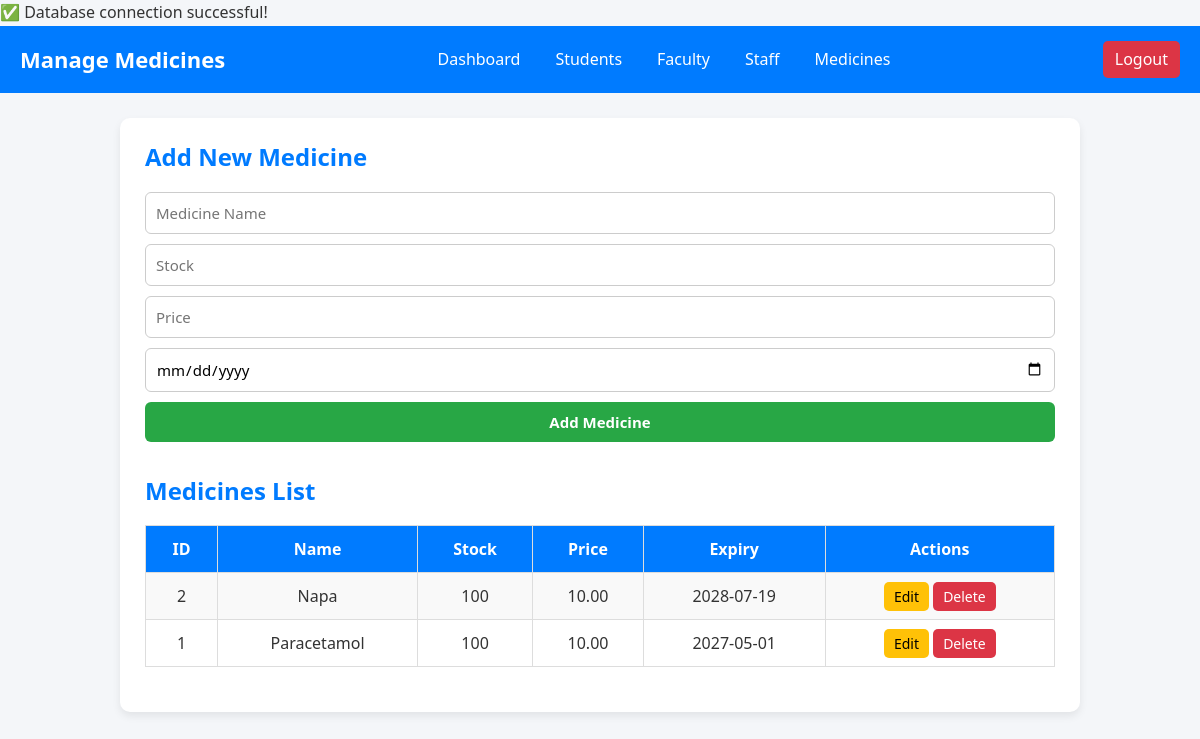
Screenshot of /backend/manage_medicines.php (signed in) with the database file from the repository.
### tables this page shows
CREATE TABLE `medicines` (
  `medicine_id` int NOT NULL,
  `name` varchar(255) NOT NULL,
  `stock` int NOT NULL DEFAULT '0',
  `price` decimal(10,2) NOT NULL DEFAULT '0.00',
  `expiry_date` date NOT NULL
);

### backend/manage_medicines.php (the view, shortened to what this page needs)
<?php
require_once __DIR__ . '/../db/config.example.php';
$medicines = $pdo->query("SELECT * FROM medicines ORDER BY medicine_id DESC")->fetchAll(PDO::FETCH_ASSOC);
?>
<!DOCTYPE html>
<html lang="en">
<head>
</head>
<body>
<header>
    <h2>Manage Medicines</h2>
    <nav>
        <a href="admin.php">Dashboard</a>
        <a href="manage_students.php">Students</a>
        <a href="manage_faculty.php">Faculty</a>
        <a href="manage_staff.php">Staff</a>
        <a href="manage_medicines.php">Medicines</a>
    </nav>
    <a href="php/logout.php" class="logout-btn">Logout</a>
</header>
<div class="container">
    <h2>Add New Medicine</h2>
    <form method="POST">
        <input type="text" name="name" placeholder="Medicine Name" required>
        <input type="number" name="stock" placeholder="Stock" required>
        <input type="number" step="0.01" name="price" placeholder="Price" required>
        <input type="date" name="expiry_date" required>
        <button type="submit" name="add_medicine">Add Medicine</button>
    </form>
    <h2>Medicines List</h2>
    <table>
        <tr>
            <th>ID</th><th>Name</th><th>Stock</th><th>Price</th><th>Expiry</th><th>Actions</th>
        </tr>
        <?php foreach ($medicines as $m): ?>
            <tr>
                <td><?= $m['medicine_id'] ?></td>
                <td><?= htmlspecialchars($m['name']) ?></td>
                <td><?= $m['stock'] ?></td>
                <td><?= $m['price'] ?></td>
                <td><?= $m['expiry_date'] ?></td>
                <td>
                    <a href="manage_medicines.php?edit=<?= $m['medicine_id'] ?>">Edit</a>
                    <a href="manage_medicines.php?delete=<?= $m['medicine_id'] ?>" onclick="return confirm('Delete this medicine?')">Delete</a>
                </td>
            </tr>
        <?php endforeach; ?>
    </table>
</div>
</body>
</html>

### backend/manage_medicines.php (style rules this page uses)
* { margin: 0; padding: 0; box-sizing: border-box; font-family: "Segoe UI", Arial, sans-serif; }
body { background: #f4f6f9; color: #333; line-height: 1.6; }
header { background: #007BFF; color: #fff; padding: 15px 20px; display: flex; justify-content: space-between; align-items: center; }
header h2 { font-size: 22px; }
header nav { display: flex; gap: 15px; }
header nav a { color: #fff; text-decoration: none; font-weight: 500; padding: 6px 10px; border-radius: 5px; transition: 0.3s; }
.logout-btn { background: #dc3545; color: #fff; text-decoration: none; padding: 6px 12px; border-radius: 5px; transition: 0.3s; }
.container { width: 80%; margin: 25px auto; background: #fff; padding: 20px 25px; border-radius: 10px; box-shadow: 0px 4px 8px rgba(0,0,0,0.08); }
.container h2 { margin-bottom: 15px; color: #007BFF; }
form { margin-bottom: 30px; }
form input, form button { display: block; width: 100%; margin: 10px 0; padding: 10px; font-size: 15px; border-radius: 6px; border: 1px solid #ccc; }
form button { background: #28a745; color: white; border: none; font-weight: bold; cursor: pointer; transition: 0.3s; }
table { width: 100%; border-collapse: collapse; margin-bottom: 25px; }
table th, table td { padding: 12px; border: 1px solid #ddd; text-align: center; }
table th { background: #007BFF; color: white; }
table tr:nth-child(even) { background: #f9f9f9; }
table a { padding: 5px 10px; border-radius: 5px; text-decoration: none; font-size: 14px; transition: 0.3s; }
table a[href*="edit"] { background: #ffc107; color: #000; }
table a[href*="delete"] { background: #dc3545; color: #fff; }

### rows the page displays
medicines: medicine_id "2", name "Napa", stock "100", price "10.00", expiry_date "2028-07-19"
medicines: medicine_id "1", name "Paracetamol", stock "100", price "10.00", expiry_date "2027-05-01"
